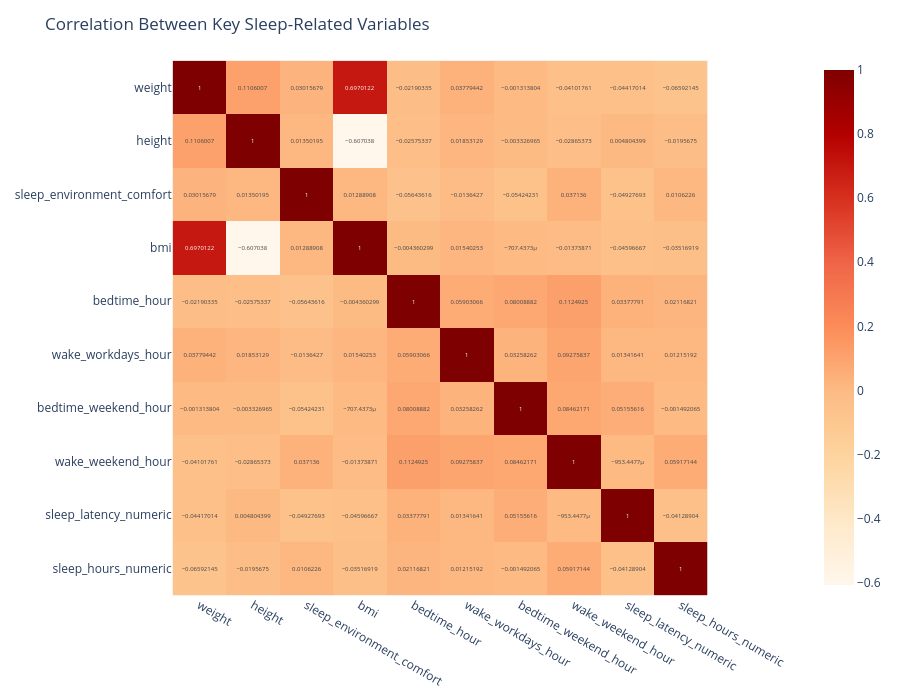

The notebook cell this image was saved under:
### Markdown cell above
### 12. How are key sleep-related variables correlated with each other?

### Code cell
corr = df_new.corr(numeric_only=True)

fig = px.imshow(
    corr,
    text_auto=True,
    color_continuous_scale="OrRd"
)

fig.update_layout(
    title="Correlation Between Key Sleep-Related Variables",
    width=900,
    height=700
)

fig.show()

### Figure 1 — Plotly figure (JSON) as saved in the notebook; plotly's stock layout.template omitted (floating-point values rounded to 4 significant figures)
{"data": [{"coloraxis": "coloraxis", "hovertemplate": "x: %{x}<br>y: %{y}<br>color: %{z}<extra></extra>", "name": "0", "texttemplate": "%{z}", "type": "heatmap", "x": ["weight", "height", "sleep_environment_comfort", "bmi", "bedtime_hour", "wake_workdays_hour", "bedtime_weekend_hour", "wake_weekend_hour", "sleep_latency_numeric", "sleep_hours_numeric"], "xaxis": "x", "y": ["weight", "height", "sleep_environment_comfort", "bmi", "bedtime_hour", "wake_workdays_hour", "bedtime_weekend_hour", "wake_weekend_hour", "sleep_latency_numeric", "sleep_hours_numeric"], "yaxis": "y", "z": [[1.0, 0.1106, 0.03016, 0.697, -0.0219, 0.03779, -0.001314, -0.04102, -0.04417, -0.06592], [0.1106, 1.0, 0.0135, -0.607, -0.02575, 0.01853, -0.003327, -0.02865, 0.004804, -0.01957], [0.03016, 0.0135, 1.0, 0.01289, -0.05644, -0.01364, -0.05424, 0.03714, -0.04928, 0.01062], [0.697, -0.607, 0.01289, 1.0, -0.00436, 0.0154, -0.0007074, -0.01374, -0.04597, -0.03517], [-0.0219, -0.02575, -0.05644, -0.00436, 1.0, 0.05903, 0.08009, 0.1125, 0.03378, 0.02117], [0.03779, 0.01853, -0.01364, 0.0154, 0.05903, 1.0, 0.03258, 0.09276, 0.01342, 0.01215], [-0.001314, -0.003327, -0.05424, -0.0007074, 0.08009, 0.03258, 1.0, 0.08462, 0.05156, -0.001492], [-0.04102, -0.02865, 0.03714, -0.01374, 0.1125, 0.09276, 0.08462, 1.0, -0.0009534, 0.05917], [-0.04417, 0.004804, -0.04928, -0.04597, 0.03378, 0.01342, 0.05156, -0.0009534, 1.0, -0.04129], [-0.06592, -0.01957, 0.01062, -0.03517, 0.02117, 0.01215, -0.001492, 0.05917, -0.04129, 1.0]]}], "layout": {"coloraxis": {"colorscale": [[0, "rgb(255,247,236)"], [0.125, "rgb(254,232,200)"], [0.25, "rgb(253,212,158)"], [0.375, "rgb(253,187,132)"], [0.5, "rgb(252,141,89)"], [0.625, "rgb(239,101,72)"], [0.75, "rgb(215,48,31)"], [0.875, "rgb(179,0,0)"], [1, "rgb(127,0,0)"]]}, "height": 700, "margin": {"t": 60}, "title": {"text": "Correlation Between Key Sleep-Related Variables"}, "width": 900, "xaxis": {"anchor": "y", "constrain": "domain", "domain": [0, 1], "scaleanchor": "y"}, "yaxis": {"anchor": "x", "autorange": "reversed", "constrain": "domain", "domain": [0, 1]}}}
